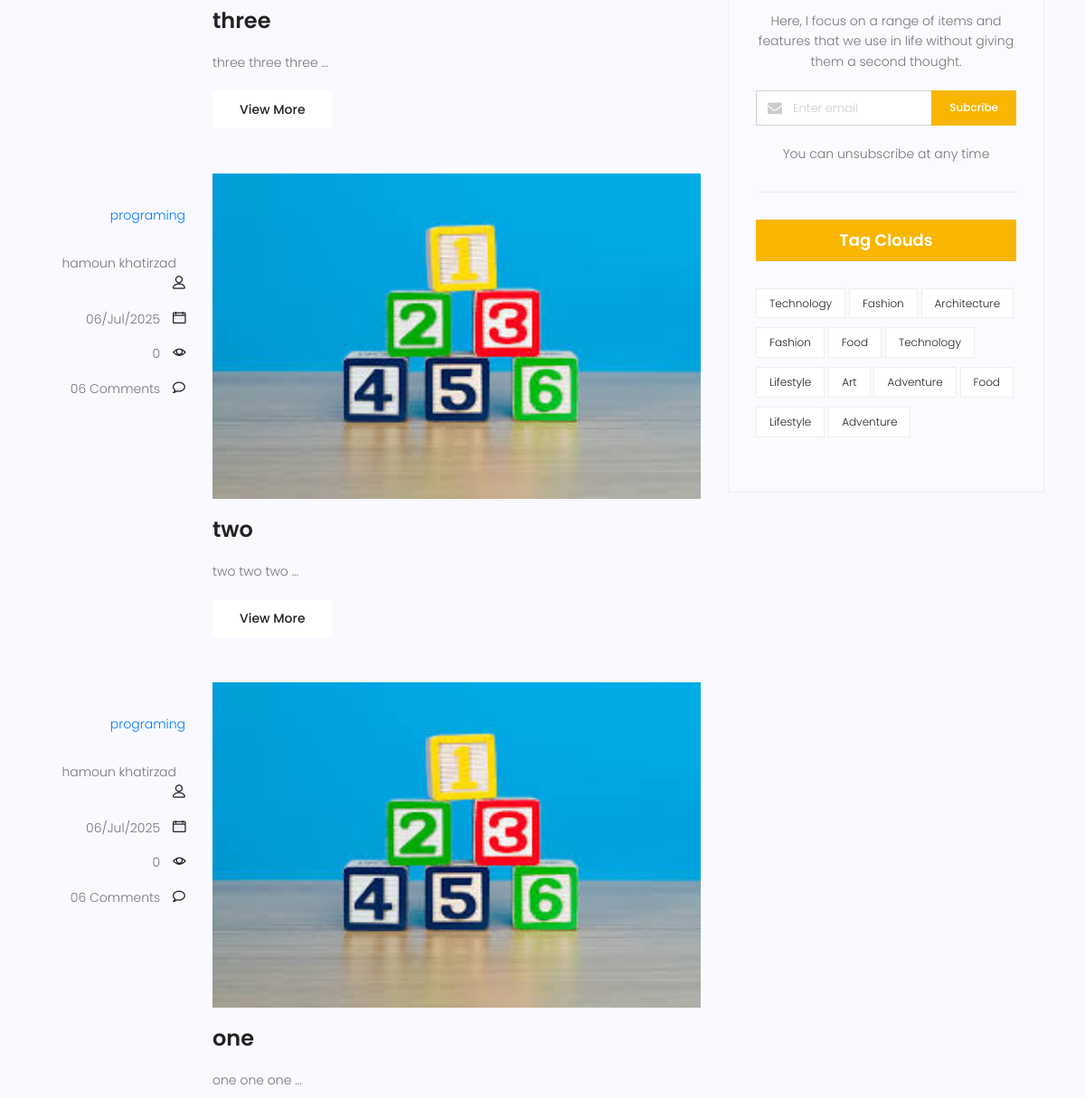
Page /blog/search/ (middle part) on the earlier database version.
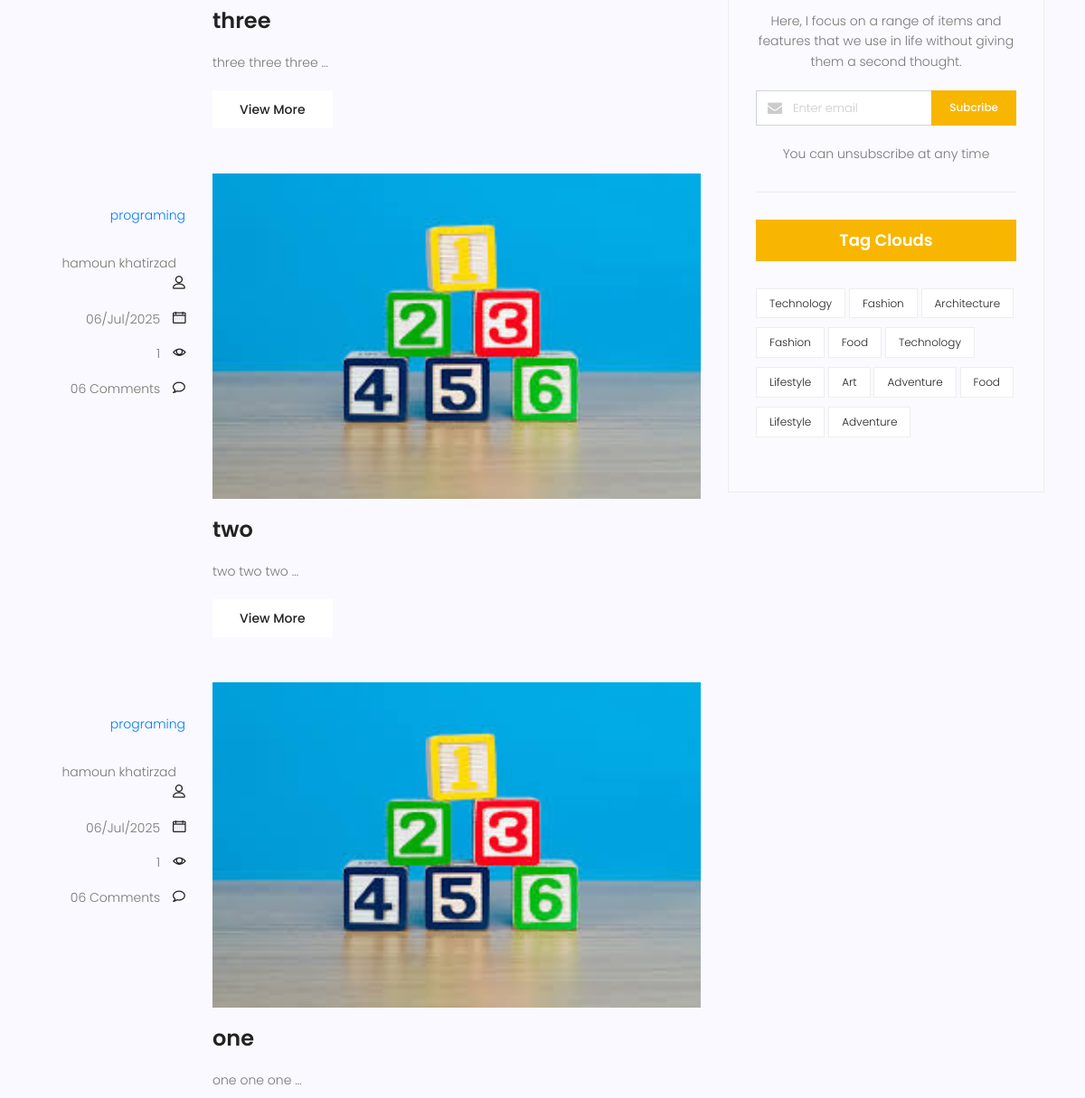
Same page on the later database version.
### blog/models.py (models this page shows, shortened)
class post(models.Model):
    image =models.ImageField(upload_to='blog/',default='blog/default.jpg')
    author = models.ForeignKey(User, on_delete=models.SET_NULL,null=True)
    title=models.CharField(max_length=255)
    content=models.TextField()
    category =models.ManyToManyField(Category)
    counted_views = models.IntegerField(default=0)
    status = models.BooleanField(default=False)
    published_date = models.DateTimeField(null=True)
    created_date = models.DateTimeField(auto_now_add=True)
    updated_date = models.DateTimeField(auto_now=True)
    class Meta:
        ordering=['-created_date']

### blog/views.py (the view)
# urls.py: path('search/',blog_search,name='search'),
def blog_search(request):
    posts = post.objects.filter(published_date__lte=now,status=True)
    if request.method=="GET":
        print(request.GET.get('s'))
        if s :=request.GET.get('s'):
            posts = posts.filter(content__contains=s)
    contexts={'posts':posts}
    return render(request,'blog/blog-home.html',contexts)

### blog/models.py (called while the page is built)
    def __str__(self):
        return self.name

### blog/templatetags/blog_tags.py (called while the page is built)
@register.inclusion_tag('blog/blog-latespost.html')
def lates_p(arg=3):
    posts=post.objects.filter(published_date__lte=timezone.now(),status=True).order_by('-published_date')[:arg]
    return {'posts': posts}

@register.inclusion_tag('blog/blog-category.html')
def category_p():
    posts=post.objects.filter(published_date__lte=timezone.now(),status=True)
    category_posts=Category.objects.all
    post_cat=dict()
    for cat in category_posts():
        post_cat[cat] = posts.filter(category=cat).count()
    return {'categories': post_cat}

### templates/blog/blog-home.html (shortened to what this page needs)
{%extends 'base.html'%}
{%load blog_tags%}
{%load static%}
{%block content%}
<section class="post-content-area">
	<div class="container">
		<div class="row">
			<div class="col-lg-8 posts-list">
				{%for post in posts%}
				<div class="single-post row">
					<div class="col-lg-3  col-md-3 meta-details">
						<ul class="tags">
							{%for cat in post.category.all%}
							<a href="{% url "blog:category" cat_name=cat.name%}">{{cat.name}}
							{%if not forloop.last%}</a> , {%endif%}
							{%endfor%}
						</ul>
						<div class="user-details row">
							<p class="user-name col-lg-12 col-md-12 col-6"><a href="{% url 'blog:author'  post.author.username %}">{{post.author.get_full_name}}</a> <span
									class="lnr lnr-user"></span></p>
							<p class="date col-lg-12 col-md-12 col-6"><a href="#">{{post.published_date|date:"d/M/Y"}}</a> <span
									class="lnr lnr-calendar-full"></span></p>
							<p class="view col-lg-12 col-md-12 col-6"><a href="#">{{post.counted_views}}</a> <span
									class="lnr lnr-eye"></span></p>
							<p class="comments col-lg-12 col-md-12 col-6"><a href="#">06 Comments</a> <span
									class="lnr lnr-bubble"></span></p>
						</div>
					</div>
					<div class="col-lg-9 col-md-9 ">
						<div class="feature-img">
							<img class="img-fluid" src="{{post.image.url}}" alt="">
						</div>
						<a class="posts-title" href="{% url 'blog:single' pid=post.id%}">
							<h3>{{post.title}}</h3>
						</a>
						<p class="excert">
							{{post.content|truncatewords:3}}
						</p>
						<a href="/blog/{{post.id}}" class="primary-btn">View More</a>
					</div>
				</div>
				{%endfor%}
			</div>
			<div class="col-lg-4 sidebar-widgets">
				<div class="widget-wrap">
					<div class="single-sidebar-widget newsletter-widget">
						<p>
							Here, I focus on a range of items and features that we use in life without
							giving them a second thought.
						</p>
						<div class="form-group d-flex flex-row">
							<div class="col-autos">
								<div class="input-group">
									<div class="input-group-prepend">
										<div class="input-group-text"><i class="fa fa-envelope" aria-hidden="true"></i>
										</div>
									</div>
									<input type="text" class="form-control" id="inlineFormInputGroup"
										placeholder="Enter email" onfocus="this.placeholder = ''"
										onblur="this.placeholder = 'Enter email'">
								</div>
							</div>
							<a href="#" class="bbtns">Subcribe</a>
						</div>
						<p class="text-bottom">
							You can unsubscribe at any time
						</p>
					</div>
					<div class="single-sidebar-widget tag-cloud-widget">
						<h4 class="tagcloud-title">Tag Clouds</h4>
						<ul>
							<li><a href="#">Technology</a></li>
							<li><a href="#">Fashion</a></li>
							<li><a href="#">Architecture</a></li>
							<li><a href="#">Fashion</a></li>
							<li><a href="#">Food</a></li>
							<li><a href="#">Technology</a></li>
							<li><a href="#">Lifestyle</a></li>
							<li><a href="#">Art</a></li>
							<li><a href="#">Adventure</a></li>
							<li><a href="#">Food</a></li>
							<li><a href="#">Lifestyle</a></li>
							<li><a href="#">Adventure</a></li>
						</ul>
					</div>
				</div>
			</div>
		</div>
	</div>
</section>
</body>
</html>
{%endblock%}

Differences in the rows shown:
changed post "two": counted_views "0" → "1"
changed post "one": counted_views "0" → "1"
